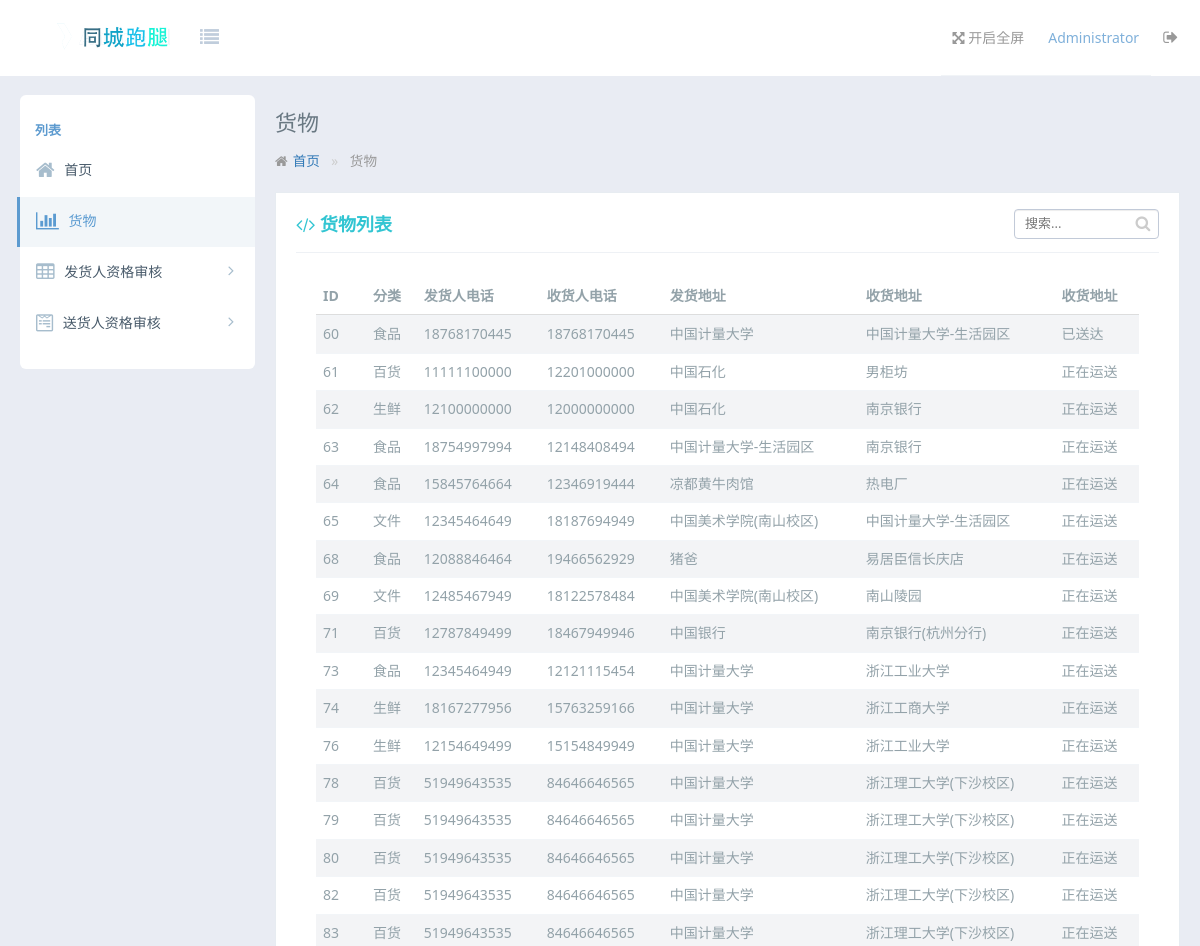
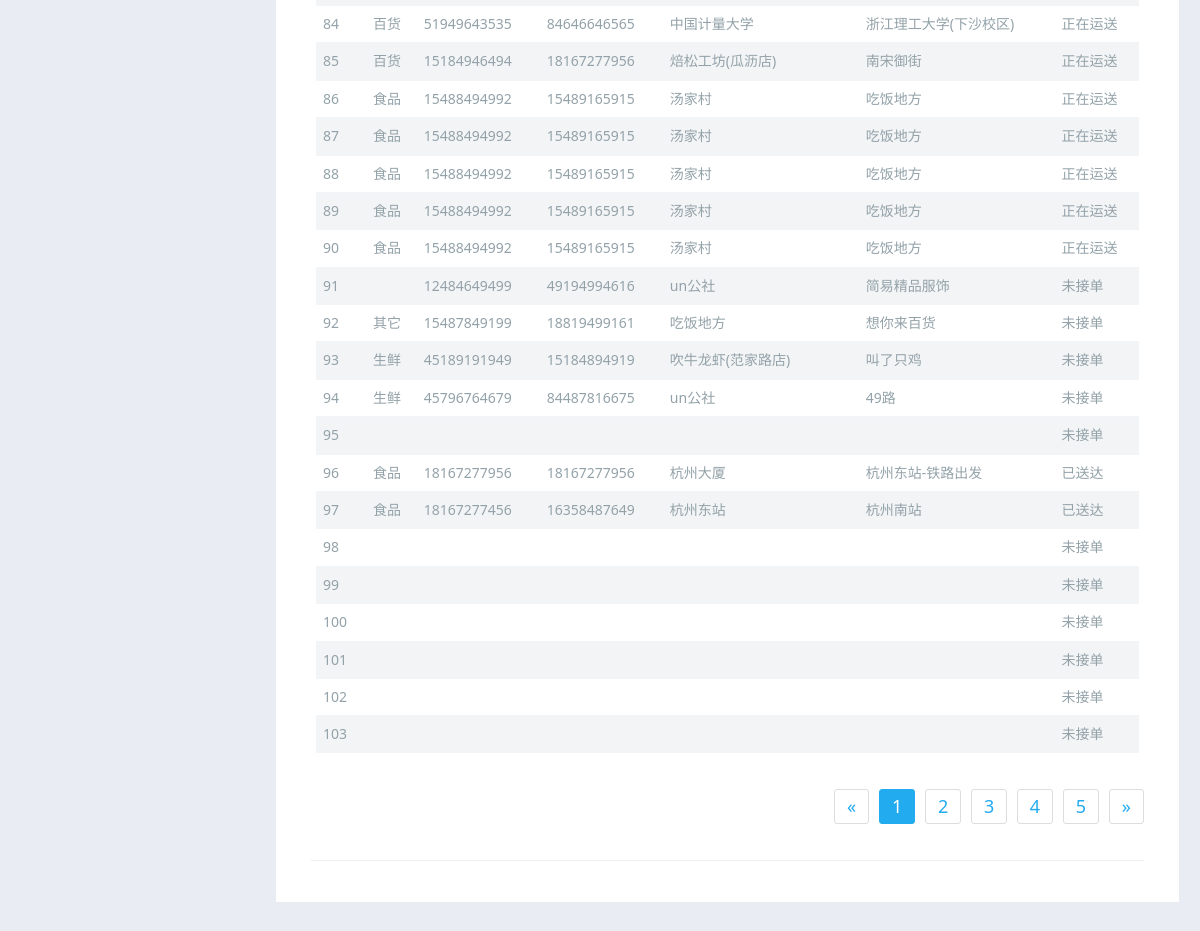
Screenshot of /web/administrator/index/goods.php with the database file from the repository (2 pictures, top to bottom).
### tables this page shows
CREATE TABLE `goods` (
  `id` int(255) NOT NULL COMMENT '主键',
  `type` varchar(255) DEFAULT NULL COMMENT '分类',
  `value` varchar(255) DEFAULT NULL,
  `money` varchar(255) DEFAULT NULL COMMENT '赏金',
  `kg` varchar(255) DEFAULT NULL COMMENT '重量',
  `price` double DEFAULT NULL COMMENT '价格',
  `sender` varchar(255) DEFAULT NULL COMMENT '送货人（送达者）',
  `phone1` varchar(255) DEFAULT NULL COMMENT '发货人电话',
  `phone2` varchar(255) DEFAULT NULL COMMENT '收货人电话',
  `consigner_id` varchar(255) DEFAULT NULL COMMENT '发货人(发单人)id',
  `sender_id` varchar(255) DEFAULT NULL COMMENT '送货人(接单人)id',
  `consigner_name` varchar(255) DEFAULT NULL COMMENT '发货人（发单人）',
  `consigner_number` varchar(255) DEFAULT NULL COMMENT '发货人门牌号',
  `consignee_name` varchar(255) DEFAULT NULL COMMENT '收货人',
  `consignee_number` varchar(255) DEFAULT NULL COMMENT '收货人门牌号',
  `address1` varchar(255) DEFAULT NULL COMMENT '发货地址',
  `address2` varchar(255) DEFAULT NULL COMMENT '收货地址',
  `setting_arrive_time` varchar(255) DEFAULT NULL COMMENT '设定到达时间',
  `billing_time` timestamp NULL DEFAULT CURRENT_TIMESTAMP COMMENT '发单时间',
  `order_time` datetime DEFAULT NULL COMMENT '接单时间',
  `send_time` datetime DEFAULT NULL COMMENT '事实取单并开始送货时间',
  `arrive_time` datetime DEFAULT NULL COMMENT '到达时间，此单完成时间',
  `code` varchar(255) DEFAULT NULL COMMENT '取货码',
  `status` varchar(255) DEFAULT '0',
  `ps` varchar(255) DEFAULT NULL COMMENT '备注',
  `state` int(255) DEFAULT '0',
  `shm` varchar(255) DEFAULT NULL COMMENT '收货码',
  `username1` varchar(250) DEFAULT NULL COMMENT '发货人username',
  `username2` varchar(255) DEFAULT NULL COMMENT '接单人username',
  `lat1` double DEFAULT NULL COMMENT '发货经度',
  `lon1` double DEFAULT NULL COMMENT '发货纬度',
  `lat2` double DEFAULT NULL COMMENT '到货经度',
  `lon2` double DEFAULT NULL COMMENT '到货纬度',
  `hobby` double DEFAULT NULL COMMENT '偏好参数',
  `typemodule1` int(255) DEFAULT NULL COMMENT '类型参数',
  `typemodule2` int(255) DEFAULT NULL,
  `type3` double DEFAULT NULL,
  `type4` double DEFAULT NULL,
  `type5` double DEFAULT NULL,
  `type6` double DEFAULT NULL
);

### web/administrator/index/goods.php (the view, shortened to what this page needs)
<!doctype html>
<html>
<head>
<?php
$link=mysql_connect('localhost','root','10086');
$sql="select * from goods order by id asc";
$result=mysql_query($sql,$link);
?>
    <link rel="stylesheet" href="assets/css/amazeui.min.css" />
    <link rel="stylesheet" href="assets/css/admin.css">
    <link rel="stylesheet" href="assets/css/app.css">
</head>
<body data-type="chart">
    <header class="am-topbar am-topbar-inverse admin-header">
        <div class="am-topbar-brand">
            <a href="javascript:;" class="tpl-logo">
                <img src="assets/img/logo.png" alt="">
            </a>
        </div>
        <div class="am-icon-list tpl-header-nav-hover-ico am-fl am-margin-right">
        </div>
        <div class="am-collapse am-topbar-collapse" id="topbar-collapse">
            <ul class="am-nav am-nav-pills am-topbar-nav am-topbar-right admin-header-list tpl-header-list">
                <li class="am-hide-sm-only"><a href="javascript:;" id="admin-fullscreen" class="tpl-header-list-link"><span class="am-icon-arrows-alt"></span> <span class="admin-fullText">开启全屏</span></a></li>
                <li class="am-dropdown" data-am-dropdown data-am-dropdown-toggle>
                    <a class="am-dropdown-toggle tpl-header-list-link" href="javascript:;">
                        <span class="tpl-header-list-user-nick">Administrator</span><span class="tpl-header-list-user-ico"></span>
                    </a>
                </li>
                <li><a href="###" class="tpl-header-list-link"><span class="am-icon-sign-out tpl-header-list-ico-out-size"></span></a></li>
            </ul>
        </div>
    </header>
    <div class="tpl-page-container tpl-page-header-fixed">
        <div class="tpl-left-nav tpl-left-nav-hover">
            <div class="tpl-left-nav-title">
                  列表
            </div>
            <div class="tpl-left-nav-list">
                <ul class="tpl-left-nav-menu">
                    <li class="tpl-left-nav-item">
                        <a href="index.php" class="nav-link">
                            <i class="am-icon-home"></i>
                            <span>首页</span>
                        </a>
                    </li>
                    <li class="tpl-left-nav-item">
                        <a href="goods.php" class="nav-link tpl-left-nav-link-list active">
                            <i class="am-icon-bar-chart"></i>
                            <span>货物</span>
                        </a>
                    </li>
                    <li class="tpl-left-nav-item">
                        <a href="javascript:;" class="nav-link tpl-left-nav-link-list">
                            <i class="am-icon-table"></i>
                            <span>发货人资格审核</span>
                            <i class="am-icon-angle-right tpl-left-nav-more-ico am-fr am-margin-right"></i>
                        </a>
                    </li>
                    <li class="tpl-left-nav-item">
                        <a href="javascript:;" class="nav-link tpl-left-nav-link-list">
                            <i class="am-icon-wpforms"></i>
                            <span>送货人资格审核</span>
                            <i class="am-icon-angle-right tpl-left-nav-more-ico am-fr am-margin-right"></i>
                        </a>
                    </li>
                </ul>
            </div>
        </div>
        <div class="tpl-content-wrapper">
            <div class="tpl-content-page-title">
               货物
            </div>
            <ol class="am-breadcrumb">
                <li><a href="#" class="am-icon-home">首页</a></li>
                <li class="am-active">货物</li>
            </ol>
            <div class="tpl-portlet-components">
                <div class="portlet-title">
                    <div class="caption font-green bold">
                        <span class="am-icon-code"></span> 货物列表
                    </div>
                    <div class="tpl-portlet-input tpl-fz-ml">
                        <div class="portlet-input input-small input-inline">
                            <div class="input-icon right">
                                <i class="am-icon-search"></i>
                                <input type="text" class="form-control form-control-solid" placeholder="搜索..."> </div>
                        </div>
                    </div>
                </div>
                <div class="tpl-block">
                    <div class="am-g">
                        <div class="am-u-sm-12">
                            <form class="am-form">
                                <table class="am-table am-table-striped am-table-hover table-main">
                                    <thead>
                                        <tr>
                                            <th class="table-id">ID</th>
                                            <th class="table-type">分类</th>
                                            <th class="table-date am-hide-sm-only">发货人电话</th>
                                            <th class="table-date am-hide-sm-only">收货人电话</th>
                                            <th class="table-type">发货地址</th>
                                            <th class="table-set">收货地址</th>
                                            <th class="table-set">收货地址</th>
                                        </tr>
                                    </thead>
                                    <tbody>
                                      <?php  while($row=mysql_fetch_array($result)){
                                               	switch(urldecode($row['status'])){
												   		case "0": $status="未接单";break;
													    case "1": $status="正在运送";break;
													    case "2": $status="已送达";break;
											   }
										?>
                                        <tr>
                                            <td><?php echo urldecode($row['id'])?></td>
                                            <td><?php echo urldecode($row['type'])?></td>
                                            <td><?php echo $row['phone1']?></td>
                                            <td><?php echo $row['phone2']?></td>
                                            <td><?php echo urldecode($row['address1']) ?></td>
                                            <td><?php echo urldecode($row['address2'])?> </td>
                                            <td><?php echo $status ?> </td>
                                        </tr>
                                        <?php } ?>
                                    </tbody>
                                </table>
                                <div class="am-cf">
                                    <div class="am-fr">
                                        <ul class="am-pagination tpl-pagination">
                                            <li class="am-disabled"><a href="#">«</a></li>
                                            <li class="am-active"><a href="#">1</a></li>
                                            <li><a href="#">2</a></li>
                                            <li><a href="#">3</a></li>
                                            <li><a href="#">4</a></li>
                                            <li><a href="#">5</a></li>
                                            <li><a href="#">»</a></li>
                                        </ul>
                                    </div>
                                </div>
                                <hr>
                            </form>
                        </div>
                    </div>
            </div>
        </div>
    </div>
</body>
</html>

### web/administrator/index/assets/css/admin.css (style rules this page uses)
html, body { height: 100%; overflow: hidden; }
ul { margin-top: 0; }
.admin-header { position: fixed; top: 0; left: 0; right: 0; z-index: 1500; font-size: 1.4rem; margin-bottom: 0; }
.table-main { font-size: 1.4rem; padding: .5rem; }
.table-id { width: 50px; }

### rows the page displays
goods: id "60", type "食品", phone1 "18768170445", phone2 "18768170445", address1 "中国计量大学", address2 "中国计量大学-生活园区", status "已送达"
goods: id "61", type "百货", phone1 "11111100000", phone2 "12201000000", address1 "中国石化", address2 "男柜坊", status "正在运送"
goods: id "62", type "生鲜", phone1 "12100000000", phone2 "12000000000", address1 "中国石化", address2 "南京银行", status "正在运送"
goods: id "63", type "食品", phone1 "18754997994", phone2 "12148408494", address1 "中国计量大学-生活园区", address2 "南京银行", status "正在运送"
goods: id "64", type "食品", phone1 "15845764664", phone2 "12346919444", address1 "凉都黄牛肉馆", address2 "热电厂", status "正在运送"
goods: id "65", type "文件", phone1 "12345464649", phone2 "18187694949", address1 "中国美术学院(南山校区)", address2 "中国计量大学-生活园区", status "正在运送"
goods: id "68", type "食品", phone1 "12088846464", phone2 "19466562929", address1 "猪爸", address2 "易居臣信长庆店", status "正在运送"
goods: id "69", type "文件", phone1 "12485467949", phone2 "18122578484", address1 "中国美术学院(南山校区)", address2 "南山陵园", status "正在运送"
goods: id "71", type "百货", phone1 "12787849499", phone2 "18467949946", address1 "中国银行", address2 "南京银行(杭州分行)", status "正在运送"
goods: id "73", type "食品", phone1 "12345464949", phone2 "12121115454", address1 "中国计量大学", address2 "浙江工业大学", status "正在运送"
goods: id "74", type "生鲜", phone1 "18167277956", phone2 "15763259166", address1 "中国计量大学", address2 "浙江工商大学", status "正在运送"
goods: id "76", type "生鲜", phone1 "12154649499", phone2 "15154849949", address1 "中国计量大学", address2 "浙江工业大学", status "正在运送"
goods: id "78", type "百货", phone1 "51949643535", phone2 "84646646565", address1 "中国计量大学", address2 "浙江理工大学(下沙校区)", status "正在运送"
goods: id "79", type "百货", phone1 "51949643535", phone2 "84646646565", address1 "中国计量大学", address2 "浙江理工大学(下沙校区)", status "正在运送"
goods: id "80", type "百货", phone1 "51949643535", phone2 "84646646565", address1 "中国计量大学", address2 "浙江理工大学(下沙校区)", status "正在运送"
goods: id "82", type "百货", phone1 "51949643535", phone2 "84646646565", address1 "中国计量大学", address2 "浙江理工大学(下沙校区)", status "正在运送"
goods: id "83", type "百货", phone1 "51949643535", phone2 "84646646565", address1 "中国计量大学", address2 "浙江理工大学(下沙校区)", status "正在运送"
goods: id "84", type "百货", phone1 "51949643535", phone2 "84646646565", address1 "中国计量大学", address2 "浙江理工大学(下沙校区)", status "正在运送"
goods: id "85", type "百货", phone1 "15184946494", phone2 "18167277956", address1 "焙松工坊(瓜沥店)", address2 "南宋御街", status "正在运送"
goods: id "86", type "食品", phone1 "15488494992", phone2 "15489165915", address1 "汤家村", address2 "吃饭地方", status "正在运送"
goods: id "87", type "食品", phone1 "15488494992", phone2 "15489165915", address1 "汤家村", address2 "吃饭地方", status "正在运送"
goods: id "88", type "食品", phone1 "15488494992", phone2 "15489165915", address1 "汤家村", address2 "吃饭地方", status "正在运送"
goods: id "89", type "食品", phone1 "15488494992", phone2 "15489165915", address1 "汤家村", address2 "吃饭地方", status "正在运送"
goods: id "90", type "食品", phone1 "15488494992", phone2 "15489165915", address1 "汤家村", address2 "吃饭地方", status "正在运送"
goods: id "91", phone1 "12484649499", phone2 "49194994616", address1 "un公社", address2 "简易精品服饰", status "未接单"
goods: id "92", type "其它", phone1 "15487849199", phone2 "18819499161", address1 "吃饭地方", address2 "想你来百货", status "未接单"
goods: id "93", type "生鲜", phone1 "45189191949", phone2 "15184894919", address1 "吹牛龙虾(范家路店)", address2 "叫了只鸡", status "未接单"
goods: id "94", type "生鲜", phone1 "45796764679", phone2 "84487816675", address1 "un公社", address2 "49路", status "未接单"
goods: id "95", status "未接单"
goods: id "96", type "食品", phone1 "18167277956", phone2 "18167277956", address1 "杭州大厦", address2 "杭州东站-铁路出发", status "已送达"
goods: id "97", type "食品", phone1 "18167277456", phone2 "16358487649", address1 "杭州东站", address2 "杭州南站", status "已送达"
goods: id "98", status "未接单"
goods: id "99", status "未接单"
goods: id "100", status "未接单"
goods: id "101", status "未接单"
goods: id "102", status "未接单"
goods: id "103", status "未接单"
